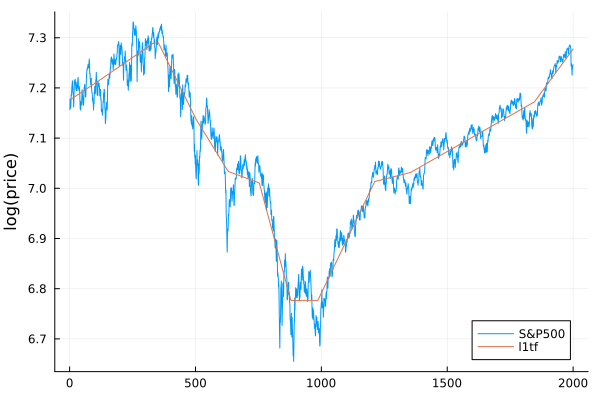

Generate this figure with Julia:
using Plots, CSV, DataFrames

y = snp500
result = l1tf(y, 50, verbose = true)
x = result.x

plot(ylabel = "log(price)")
plot!(y, label = "S&P500")
plot!(x, label = "l1tf")
png("test/snp500")
